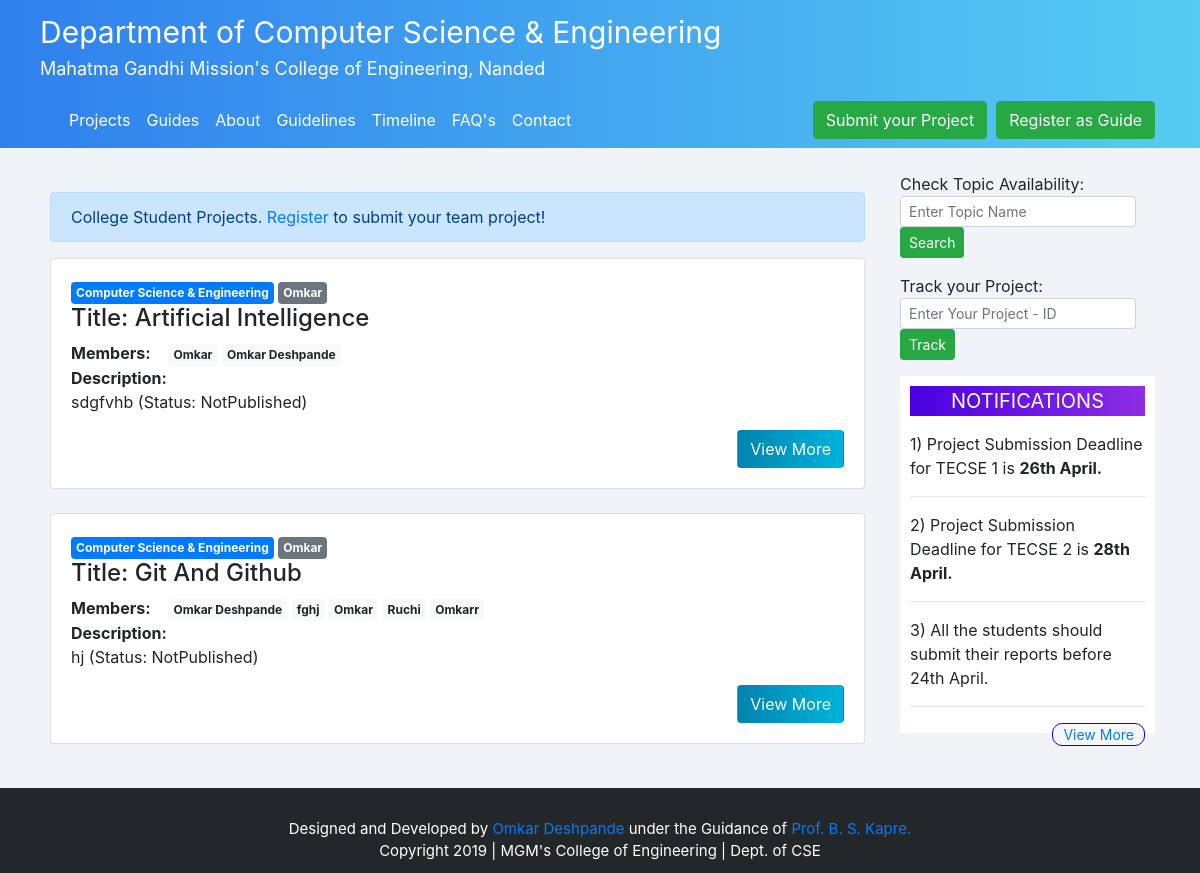
The page /home on the database its author committed.
### flaskproject/models.py (models this page shows, shortened)
class Project(db.Model):
    id = db.Column(db.Integer, primary_key=True)
    title = db.Column(db.String(50), unique=True, nullable=False)
    code = db.Column(db.String(50), nullable=True)
    desc = db.Column(db.Text, nullable=False)
    status = db.Column(db.String(20), nullable=True, default='NotPublished')
    guide_id = db.Column(db.Integer, db.ForeignKey('guide.id'), nullable=True)
    team_id = db.Column(db.Integer, db.ForeignKey('team.id'), nullable=True)
    techUsed = db.Column(db.Text, nullable=True)
    reason = db.Column(db.Text, nullable=False)
    date_created = db.Column(db.DateTime, nullable=False, default=datetime.utcnow)

class Guide(db.Model, UserMixin):
    id = db.Column(db.Integer, primary_key=True)
    name = db.Column(db.String(50), nullable=False)
    email = db.Column(db.String(120), nullable=False)
    username = db.Column(db.String(8), nullable=False)
    password = db.Column(db.String(8), nullable=False)
    interest = db.Column(db.Text, nullable=False)
    projects = db.relationship('Project', backref='mentor', lazy=True)

class Student(db.Model):
    id = db.Column(db.Integer, primary_key=True)
    team_id = db.Column(db.Integer, db.ForeignKey('team.id'), nullable=True)
    name = db.Column(db.String(50), nullable=False)
    email = db.Column(db.String(120), nullable=False)
    phone = db.Column(db.String(10), nullable=False)
    cls = db.Column(db.String(7), nullable=False)

### flaskproject/routes.py (the view)
@app.route("/")
@app.route("/home")
def home():
    projects = Project.query.order_by(desc(Project.id)).all()
    guides=Guide.query.all()
    return render_template('home.html', projects=projects, guides=guides, title='MGM Projects')

### flaskproject/forms.py
class trackProject(FlaskForm):
    project_id = StringField('Track Your Project: ',
                        validators = [DataRequired(), Length(min=7)])
    track = SubmitField('Track')

### flaskproject/routes.py (called while the page is built)
@app.context_processor
def inject_sidebar_trackForm():
    trackForm = trackProject()
    return dict(trackForm=trackForm)

### flaskproject/templates/home.html (shortened to what this page needs)
{%extends 'layout.html'%}
    {%block content%}
    <br/>
    <div class="alert alert-primary" role="alert">
      College Student Projects. <a href="{{ url_for('ProjectRegistration')}}">Register</a> to submit your team project!
    </div>
      {% for project in projects %}
        <div class="card">
          <div class="card-body">
            <a href="#" class="badge badge-primary">Computer Science & Engineering</a>
            <a href="#" class="badge badge-secondary">{{project.mentor.name}}</a>
            <a href="#" class="badge badge-success">{{project.date}}</a><br />
            <span id="project-title"><h4>Title: {{ project.title.title() }}</h4></span>
            <span id="members"><b>Members:</b>&nbsp;&nbsp;&nbsp;
            {% for member in project.team.members%}
              <span class="badge badge-light">{{member.name}}</span>
            {% endfor %}
            </span><br  />
            <p id="description"><b>Description:</b><br />
              {{project.desc[:60]}}
              (Status: {{project.status}})
            </p>
            <button class="view-more btn my-2 my-sm-0 float-right" type="button">View More</button>
          </div>
        </div>
        <br/>
      {% endfor %}
    {%endblock content%}

### flaskproject/templates/layout.html (shortened to what this page needs)
<!DOCTYPE html>
<html lang="en" dir="ltr">
  <head>
    <link rel="stylesheet" href="https://maxcdn.bootstrapcdn.com/bootstrap/4.0.0/css/bootstrap.min.css">
    <link rel="stylesheet" type="text/css" href="{{url_for('static', filename='main.css')}}">
    <link href="https://gitcdn.github.io/bootstrap-toggle/2.2.2/css/bootstrap-toggle.min.css" rel="stylesheet">
    <link href="https://stackpath.bootstrapcdn.com/font-awesome/4.7.0/css/font-awesome.min.css" rel="stylesheet">
  </head>
  <body>
    <div class="headerSection">
      <div class="container">
        <span id="headerText">Department of Computer Science & Engineering</span><br />
        <span id="headerDesc" >Mahatma Gandhi Mission's College of Engineering, Nanded</span><br />
      </div>
    </div>
    <nav class="navbar navbar-expand-lg navbar-dark bg-dark sticky-top navigationBar">
      <div class="container">
        <a class="navbar-brand" href="#"></a><br />
        <div class="collapse navbar-collapse" id="navb">
          <ul class="navbar-nav mr-auto">
            <li class="nav-item">
              <a class="nav-link menuBar" href="{{url_for('home')}}">Projects</a>
            </li>
            <li class="nav-item">
              <a class="nav-link menuBar" href="{{url_for('guide')}}">Guides</a>
            </li>
            <li class="nav-item">
              <a class="nav-link menuBar" href="#">About</a>
            </li>
            <li class="nav-item">
              <a class="nav-link menuBar" href="#">Guidelines</a>
            </li>
            <li class="nav-item">
              <a class="nav-link menuBar" href="#">Timeline</a>
            </li>
            <li class="nav-item">
              <a class="nav-link menuBar" href="#">FAQ's</a>
            </li>
            <li class="nav-item">
              <a class="nav-link menuBar" href="#">Contact</a>
            </li>
          </ul>
          <form class="form-inline my-2 my-lg-0">
            {% if current_user.is_authenticated %}
              <a class="btn btn-success my-2 my-sm-0" href="{{url_for('dashboard')}}" >Your Dashboard</a>
              &nbsp;&nbsp;
              <a class="btn btn-success my-2 my-sm-0" href="{{url_for('logout')}}">Logout</a>
            {% else %}
              <a class="btn btn-success my-2 my-sm-0" href="{{url_for('ProjectRegistration')}}" >Submit your Project</a>
              <a class="btn btn-success my-2 my-sm-0" href="{{url_for('GuideRegistration')}}">Register as Guide</a>
            {% endif %}
          </form>
        </div>
      </div>
  </nav>
    <div class="container">
      <div class="row">
        <div class="col-md-9 contentBlock">
          {%block content%}{%endblock content%}
        </div>
        <div class="col-md-3">
          <br />
            <div class="searchBar form-group form-inline">
              Check Topic Availability:
              <input type="text" class="form-control form-control-sm" placeholder="Enter Topic Name">
              <a class="btn btn-success btn-sm" href="#" >Search</a>
            </div>
            <div class="searchBar form-group form-inline">
              <form method="post" action="/trackProject">
                Track your Project:
                  {% if trackForm.project_id.errors %}
                    {{trackForm.project_id(class="form-control is-invalid")}}
                    {% for error in trackForm.project_id.errors %}
                      <span class="errorFeedback">{{ error }}</span>
                    {% endfor %}
                  {% else %}
                    {{trackForm.project_id(class="form-control form-control-sm", placeholder="Enter Your Project - ID")}}
                  {% endif %}
                  {{trackForm.track(class="btn btn-success btn-sm")}}
              </form>
            </div>
            <div id="notice">
              <p id="noticeText">
                NOTIFICATIONS
              </p>
              1) Project Submission Deadline for TECSE 1 is <b>26th April.</b><br /><hr />
              2) Project Submission Deadline for TECSE 2 is <b>28th April.</b><br /><hr />
              3) All the students should submit their reports before 24th April.</b><br /><hr />
              <span class="float-right" style="font-size: 14px; color:white; background: #F7F7F9; border-radius: 10px; padding: 0px 10px 0px 10px; border: 1px solid blue"><a href="#">View More</a></span>
            </div>
            <br />
        </div>
      </div>
    </div>
    {%block content1%}
    <div id="footer">
      <div class="container">
        <span class="footer-text">Designed and Developed by <a href="">Omkar Deshpande</a> under the Guidance of <a href='./guides'>Prof. B. S. Kapre.</a></span><br />
        <span class="footer-text">Copyright 2019 | MGM's College of Engineering | Dept. of CSE</span>
      </div>
    </div>
    {%endblock content1%}
  </body>
</html>

### flaskproject/static/main.css (style rules this page uses)
body { background: #F0F4F8; }
.badge { padding: 5px; }
.contentBlock { padding: 20px; }
.headerSection { background: #56CCF2; background: -webkit-linear-gradient(to right, #2F80ED, #56CCF2); background: linear-gradient(to right, #2F80ED, #56CCF2); padding: 10px; padding-left: 0px; }
#headerText { font-size: 30px; font-weight: 400; color: white; }
#headerDesc { font-size: 18px; font-weight: 400; color: white; }
.navigationBar { background: #56CCF2; background: -webkit-linear-gradient(to right, #2F80ED, #56CCF2); background: linear-gradient(to right, #2F80ED, #56CCF2); }
.nav-link { color: white !important; }
#notice { box-shadow: 2px 2px 10px lavander; padding: 10px; background: white; }
#noticeText { background: #8E2DE2; background: -webkit-linear-gradient(to right, #4A00E0, #8E2DE2); background: linear-gradient(to right, #4A00E0, #8E2DE2); color: white; text-align: center; font-size: 20px; font-weight: 400; padding: 0px; }
.view-more { background: #00B4DB; background: -webkit-linear-gradient(left, #0083B0, #00B4DB); background: -o-linear-gradient(left, #0083B0, #00B4DB); color: white; }
#footer { padding: 30px 0px 10px 0px; background: #242729; color: white; text-align: center; font-size: 15px; }

### rows shown on the page
Project: mentor.name "Omkar", title "Artificial Intelligence", desc "sdgfvhb", status "NotPublished"
Student: name "Omkar"
Student: name "Omkar Deshpande"
Project: mentor.name "Omkar", title "Git And Github", desc "hj", status "NotPublished"
Student: name "Omkar Deshpande"
Student: name "fghj"
Student: name "Omkar"
Student: name "Ruchi"
Student: name "Omkarr"
